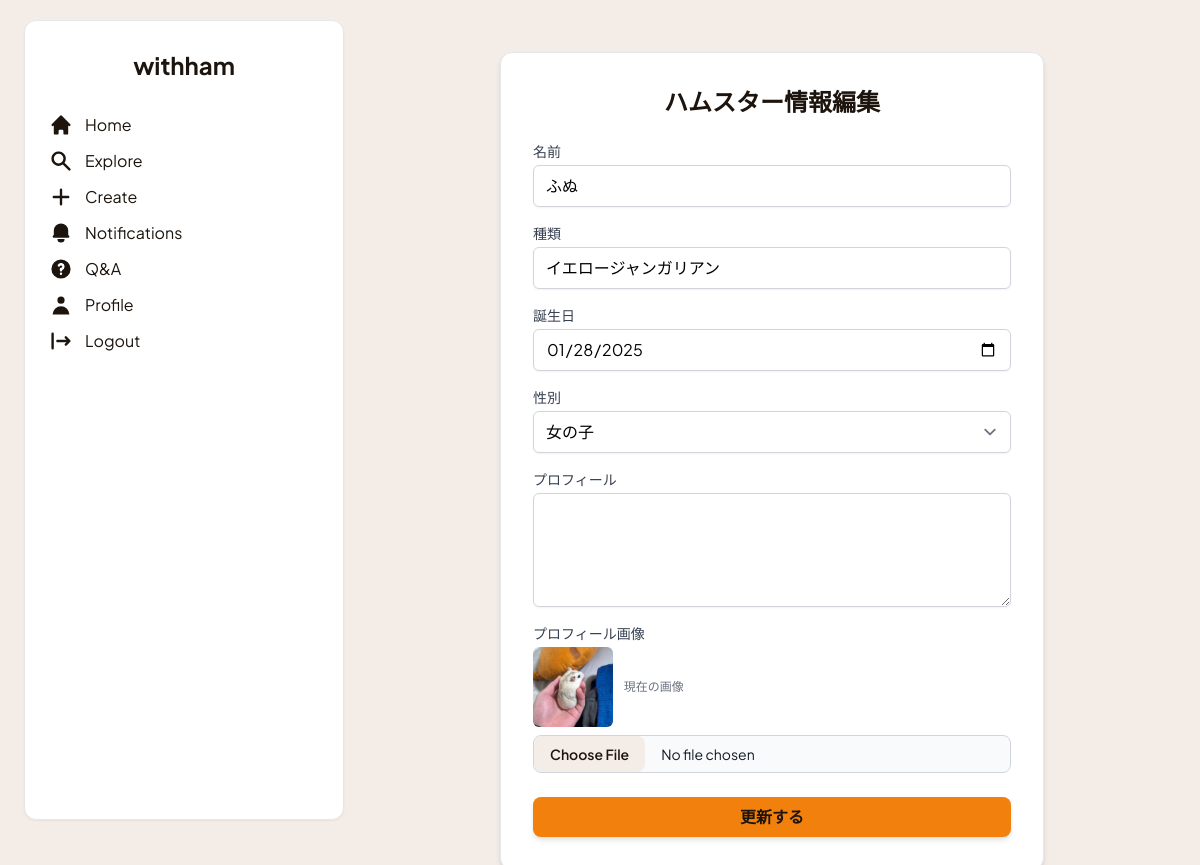
Screenshot of /hamsters/1/edit/ (signed in) with the database file from the repository.
### withham/models.py (models this page shows, shortened)
class Hamster(models.Model):
    owner = models.ForeignKey(User, on_delete=models.CASCADE, related_name='hamsters', verbose_name='飼い主')
    name = models.CharField('名前', max_length=100)
    breed = models.CharField('種類', max_length=50, blank=True, null=True)
    birthday = models.DateField('誕生日', blank=True, null=True)
    GENDER_CHOICES = [('M', '男の子'), ('F', '女の子'), ('U', '不明')]
    gender = models.CharField('性別', max_length=1, choices=GENDER_CHOICES, default='U')
    profile_text = models.TextField('プロフィール', blank=True, null=True)
    profile_image = models.ImageField('プロフィール画像', upload_to='hamster_images/', blank=True, null=True)
    created_at = models.DateTimeField('登録日時', default=timezone.now)
    class Meta:
        verbose_name = 'ハムスター'
        verbose_name_plural = 'ハムスター'

### withham/views.py (the view)
# urls.py: path('hamsters/<int:pk>/edit/', views.hamster_edit, name='hamster_edit'),
@login_required
def hamster_edit(request, pk):
    hamster = get_object_or_404(Hamster, pk=pk, owner=request.user)
    if request.method == 'POST':
        form = HamsterForm(request.POST, request.FILES, instance=hamster)
        if form.is_valid():
            form.save()
            return redirect('withham:profile_detail', pk=request.user.pk)
    else:
        form = HamsterForm(instance=hamster)
    context = { 'form': form, 'hamster': hamster, }
    return render(request, 'withham/hamster_form.html', context)

### withham/forms.py
class HamsterForm(forms.ModelForm):
    birthday = forms.DateField(
        label="誕生日",
        required=False, # 任意入力に
        widget=forms.DateInput(attrs={'type': 'date', 'class': 'form-control'})
    )
    class Meta:
        model = Hamster
        fields = ['name', 'breed', 'birthday', 'gender', 'profile_text', 'profile_image']

### withham/templates/withham/hamster_form.html (shortened to what this page needs)
{% extends "withham/base.html" %}
{% load static %}
{% block content %}
<div class="max-w-xl mx-auto mt-8 px-4">
    <div class="bg-white p-6 md:p-8 rounded-xl shadow-md border border-gray-200">
        <h2 class="text-2xl font-bold text-center text-[#1c140d] mb-6">ハムスター情報{% if form.instance.pk %}編集{% else %}登録{% endif %}</h2>
        <form method="post" enctype="multipart/form-data">
            <div class="mb-4">
                <label for="{{ form.name.id_for_label }}" class="block text-sm font-medium text-gray-700 mb-1">{{ form.name.label|default:"名前" }}</label>
                <input type="text" name="{{ form.name.name }}" id="{{ form.name.id_for_label }}"
                       class="mt-1 block w-full rounded-md border-gray-300 shadow-sm focus:border-[#f2800d] focus:ring focus:ring-[#f2800d] focus:ring-opacity-50 {% if form.name.errors %}border-red-500{% endif %}"
                       value="{{ form.name.value|default_if_none:"" }}"
                       required maxlength="{{ form.name.field.max_length }}">
            </div>
            <div class="mb-4">
                <label for="{{ form.breed.id_for_label }}" class="block text-sm font-medium text-gray-700 mb-1">{{ form.breed.label|default:"種類" }}</label>
                <input type="text" name="{{ form.breed.name }}" id="{{ form.breed.id_for_label }}"
                       class="mt-1 block w-full rounded-md border-gray-300 shadow-sm focus:border-[#f2800d] focus:ring focus:ring-[#f2800d] focus:ring-opacity-50 {% if form.breed.errors %}border-red-500{% endif %}"
                       value="{{ form.breed.value|default_if_none:"" }}"
                       maxlength="{{ form.breed.field.max_length }}">
            </div>
            <div class="mb-4">
                <label for="{{ form.birthday.id_for_label }}" class="block text-sm font-medium text-gray-700 mb-1">{{ form.birthday.label|default:"誕生日" }}</label>
                <input type="date" name="{{ form.birthday.name }}" id="{{ form.birthday.id_for_label }}"
                       class="mt-1 block w-full rounded-md border-gray-300 shadow-sm focus:border-[#f2800d] focus:ring focus:ring-[#f2800d] focus:ring-opacity-50 {% if form.birthday.errors %}border-red-500{% endif %}"
                       value="{{ form.birthday.value|date:'Y-m-d'|default_if_none:"" }}">
            </div>
            <div class="mb-4">
                <label for="{{ form.gender.id_for_label }}" class="block text-sm font-medium text-gray-700 mb-1">{{ form.gender.label|default:"性別" }}</label>
                <select name="{{ form.gender.name }}" id="{{ form.gender.id_for_label }}"
                        class="mt-1 block w-full rounded-md border-gray-300 shadow-sm focus:border-[#f2800d] focus:ring focus:ring-[#f2800d] focus:ring-opacity-50 {% if form.gender.errors %}border-red-500{% endif %}">
                    {% for value, text in form.gender.field.choices %}
                        <option value="{{ value }}" {% if form.gender.value|stringformat:"s" == value|stringformat:"s" %}selected{% endif %}>{{ text }}</option>
                    {% endfor %}
                </select>
            </div>
            <div class="mb-4">
                <label for="{{ form.profile_text.id_for_label }}" class="block text-sm font-medium text-gray-700 mb-1">{{ form.profile_text.label|default:"プロフィール" }}</label>
                <textarea name="{{ form.profile_text.name }}" id="{{ form.profile_text.id_for_label }}"
                          class="mt-1 block w-full rounded-md border-gray-300 shadow-sm focus:border-[#f2800d] focus:ring focus:ring-[#f2800d] focus:ring-opacity-50 {% if form.profile_text.errors %}border-red-500{% endif %}"
                          rows="4">{{ form.profile_text.value|default_if_none:"" }}</textarea>
            </div>
            <div class="mb-6">
                <label for="{{ form.profile_image.id_for_label }}" class="block text-sm font-medium text-gray-700 mb-1">{{ form.profile_image.label|default:"プロフィール画像" }}</label>
                {% if form.instance.pk and form.instance.profile_image %}
                <div class="mt-1 mb-2">
                    <img src="{{ form.instance.profile_image.url }}" alt="現在の画像" class="h-20 w-20 rounded-md object-cover inline-block">
                    <span class="text-xs text-gray-500 ml-2">現在の画像</span>
                </div>
                {% endif %}
                <input type="file" name="{{ form.profile_image.name }}" id="{{ form.profile_image.id_for_label }}" accept="image/*"
                       class="mt-1 block w-full text-sm text-gray-900 border border-gray-300 rounded-lg cursor-pointer bg-gray-50 focus:outline-none file:mr-4 file:py-2 file:px-4 file:rounded-lg file:border-0 file:text-sm file:font-semibold file:bg-[#f4ede7] file:text-[#1c140d] hover:file:bg-[#e7d8c9] {% if form.profile_image.errors %}border-red-500{% endif %}">
            </div>
            <div class="mt-6">
                <button type="submit"
                        class="w-full py-2 px-4 bg-[#f2800d] hover:opacity-90 text-[#1c140d] font-semibold rounded-lg shadow-md focus:outline-none focus:ring-2 focus:ring-[#f2800d] focus:ring-offset-2 focus:ring-offset-white">
                    {% if form.instance.pk %}更新する{% else %}登録する{% endif %}
                </button>
            </div>
        </form>
    </div>
</div>
{% endblock %}

### rows the page displays
Hamster: name "ふぬ", breed "イエロージャンガリアン", birthday "01/28/2025", instance.profile_image (picture)

### other values shown
form field gender "女の子"
